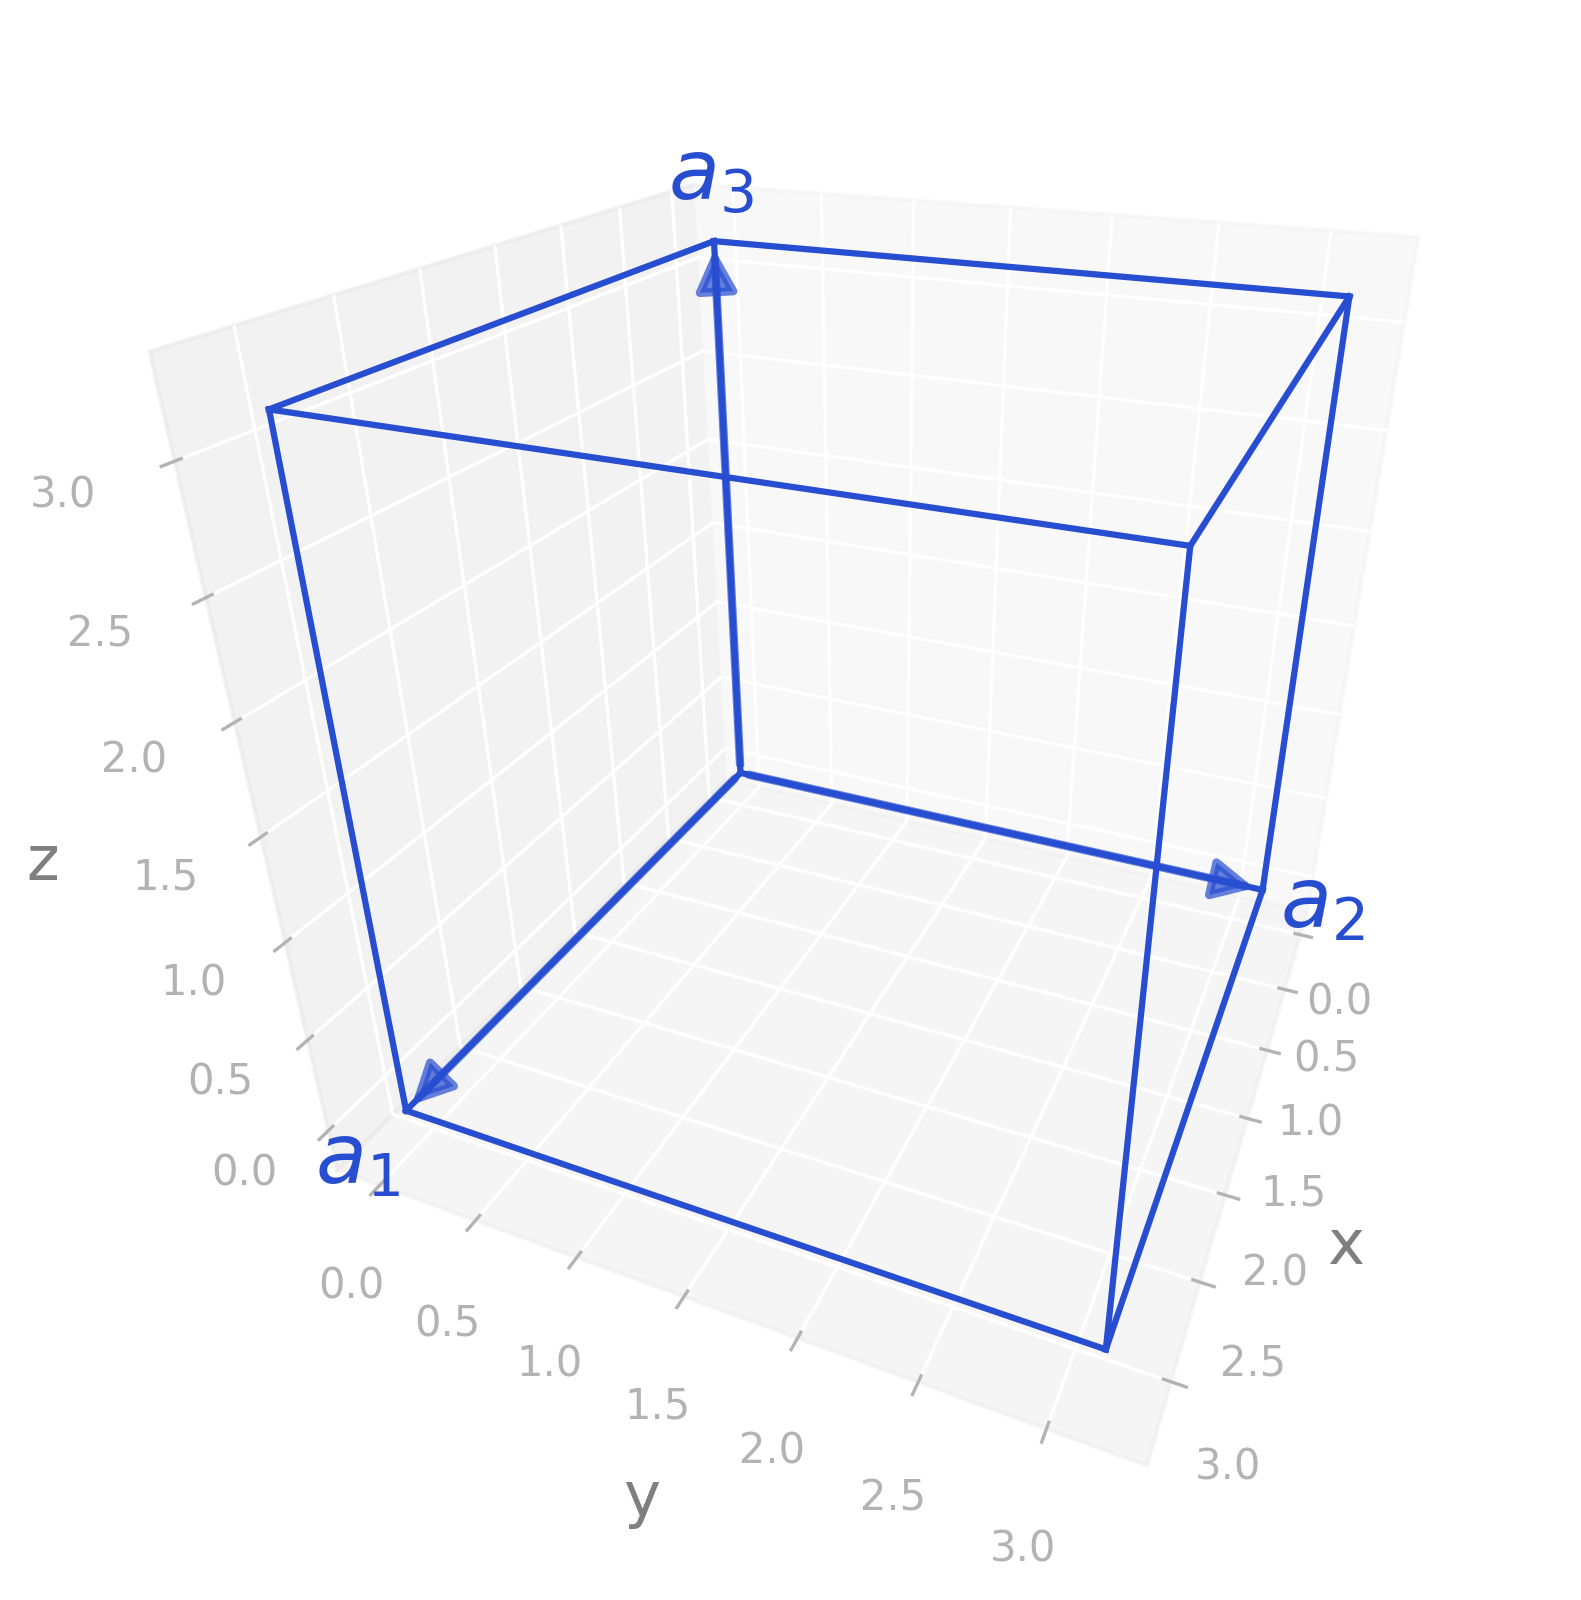

Here is the Python script that generated this plot:
import radtools as rad

l = rad.lattice_example("CUB")
l.plot("primitive")
# Save an image:
l.savefig("cub_real.png", elev=28, azim=23, dpi=300, bbox_inches="tight")
# Interactive plot:
l.show(elev=28, azim=23)
